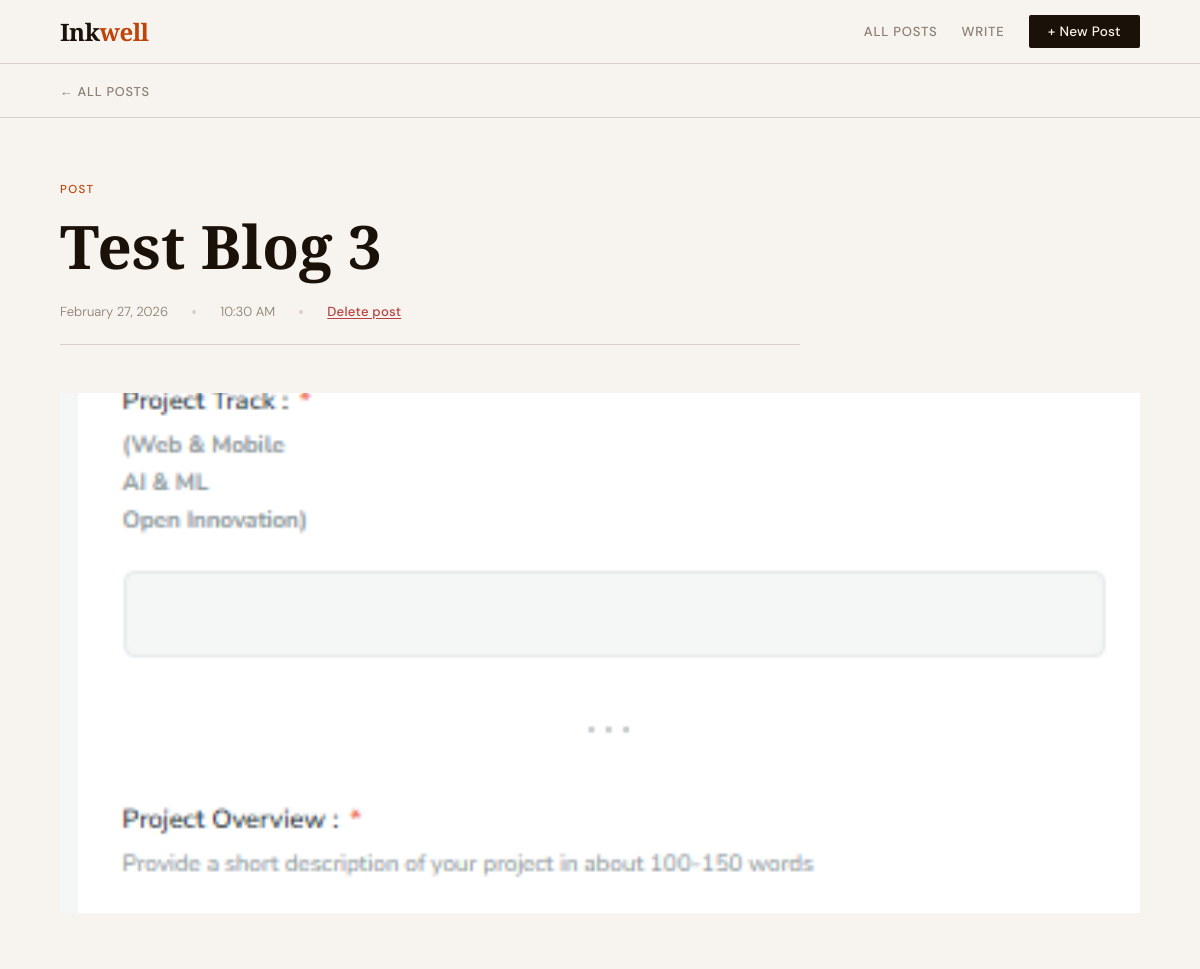
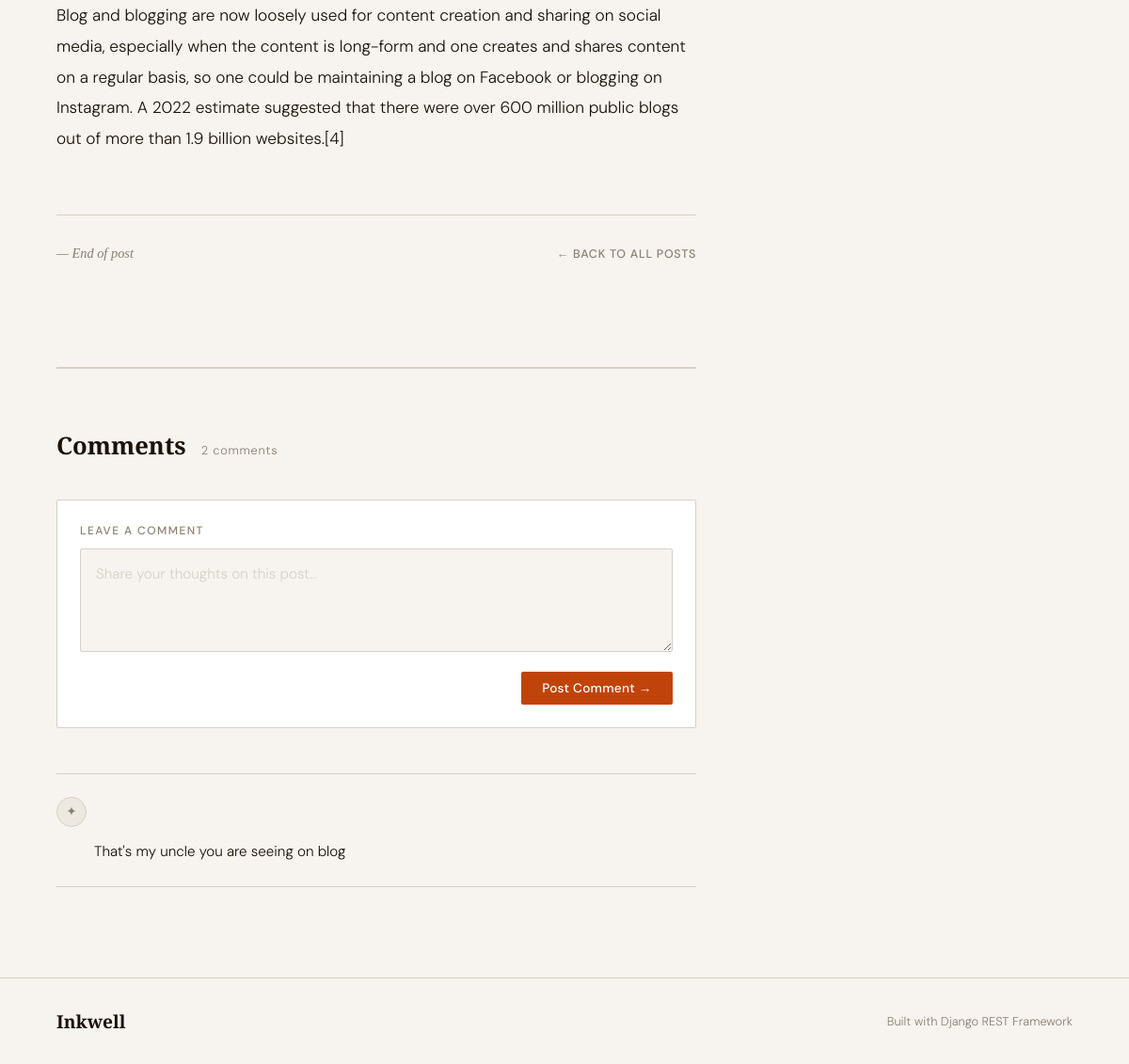
The page /blog/post_detail/3 on the database its author committed (2 pictures, top to bottom).
### blogs/models.py (models this page shows, shortened)
class Blog(models.Model):
    blog_title = models.CharField(max_length=500)
    blog_body = models.TextField()
    images = models.ImageField(upload_to='images/', blank=True)
    created_at = models.DateTimeField(auto_now_add=True)
    updated_at = models.DateTimeField(auto_now=True)

class Comment(models.Model):
    blog = models.ForeignKey(to=Blog, on_delete=models.CASCADE, related_name='comments')
    comments = models.TextField()
    created_at = models.DateTimeField(auto_now_add=True)
    updated_at = models.DateTimeField(auto_now=True)

### blogs/views.py (the view)
# urls.py: path('post_detail/<int:pk>', views.postDetail, name='postDetail'),
def postDetail(request, pk):
    blog = Blog.objects.get(pk=pk)
    comments = Comment.objects.filter(blog=pk)
    context = {
        'blog': blog,
        'comments': comments
    }
    return render(request=request, template_name='post_details.html', context=context)

### templates/post_details.html (shortened to what this page needs)
{% load static %}
<!DOCTYPE html>
<html lang="en">
<head>
    <link rel="stylesheet" href="{% static 'css/post_detail.css' %}">
</head>
<body>
    <header>
        <a class="logo" href="{% url 'home' %}">Ink<span>well</span></a>
        <nav>
            <a class="nav-link" href="{% url 'home' %}">All Posts</a>
            <a class="nav-link" href="{% url 'addPost' %}">Write</a>
            <a class="btn btn-primary" href="{% url 'addPost' %}">+ New Post</a>
        </nav>
    </header>
    <div class="back-bar">
        <a class="back-link" href="{% url 'home' %}">← All Posts</a>
    </div>
    <div class="container">
        <article>
            <div class="article-header">
                <span class="post-tag">Post</span>
                <h1 class="article-title">{{blog.blog_title}}</h1>
                <div class="article-meta">
                    <span>February 27, 2026</span>
                    <span class="meta-divider"></span>
                    <span>10:30 AM</span>
                    <span class="meta-divider"></span>
                    <form id="deleteForm">
                        <button class="delete-btn" type="submit">
                            Delete post
                        </button>
                    </form>
                </div>
            </div>
            {% if blog.images %}
            <img class="article-cover" src="{{ blog.images.url}}" alt="Post cover" loading="lazy" />
            {% endif %}
            <div class="article-body">
                <p>{{blog.blog_body}}</p>
            </div>
            <div class="article-end">
                <span class="article-end-label">— End of post</span>
                <a class="back-link" href="{% url 'home' %}"
                    style="text-transform:uppercase;font-size:0.78rem;font-weight:500;color:var(--muted);text-decoration:none;letter-spacing:0.06em;">
                    ← Back to all posts
                </a>
            </div>
        </article>
        <div class="comments-section">
            <div class="comments-heading">
                <h2>Comments</h2>
                <span class="comments-count">2 comments</span>
            </div>
            <div class="comment-form-wrapper">
                <form id="commentForm">
                    <label class="comment-form-label" for="body">Leave a comment</label>
                    <textarea class="comment-textarea" id="body" name="comments"
                        placeholder="Share your thoughts on this post…" required></textarea>
                    <div class="comment-form-actions">
                        <button class="btn-comment" type="submit">Post Comment →</button>
                    </div>
                </form>
            </div>
            {% if comments %}
            {% for comment in comments %}
            <div class="comments-list">
                <div class="comment-item">
                    <div class="comment-meta">
                        <div class="comment-avatar">✦</div>
                    </div>
                    <p class="comment-body">{{comment.comments}}</p>
                </div>
            </div>
            {% endfor %}
            {% else %}
            <div>
                <p class="comment-body">No Comment for this blog.</p>
            </div>
            {% endif %}
        </div>
    </div>
    <footer>
        <span class="footer-logo">Inkwell</span>
        <span>Built with Django REST Framework</span>
    </footer>
</body>
</html>

### rows shown on the page
Blog: blog_title "Test Blog 3", images (picture), blog_body "Blog and blogging are now loosely used for content creation and sharing on social media, especially when the content is long-form and one creates and shares content on a regular basis, so one could be maintaining a blog on Facebook or blogging on Instagram. A 2022 estimate suggested that there were over 600 million public blogs out of more than 1.9 billion websites.[4]"
Comment: comments "That's my uncle you are seeing on blog"
